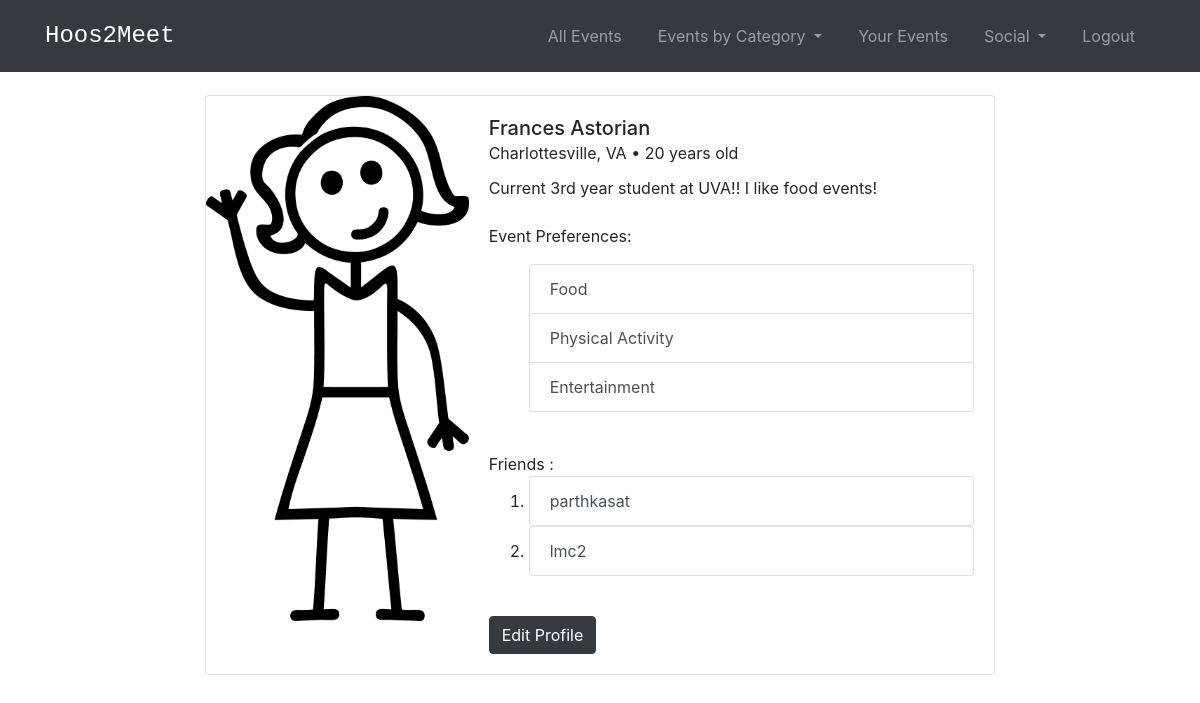
The page /social/1/profile/ (signed in) on the database its author committed.
### events/models.py (models this page shows, shortened)
class Profile(models.Model):
    user=models.OneToOneField(User, null=True, on_delete=models.CASCADE)
    bio = models.TextField()
    categories = models.ManyToManyField(Category, blank=True)
    friends = models.ManyToManyField(User, related_name='friends', blank = True)
    current_user = models.ForeignKey(User, related_name='owner', null=True, on_delete=models.CASCADE)
    location = models.CharField("Location", null=True,max_length=100)
    updated=models.DateTimeField(auto_now=True)
    created=models.DateTimeField(auto_now_add=True)
    age = models.IntegerField(null=True)
    def get_categories(self):
        return self.categories.all()
    def get_friends(self):
        return self.friends.all()
    def get_friends_no(self):
        return self.friends.all().count()
    def __str__(self):
        return str(self.user)

class Category(models.Model):
    name = models.CharField(max_length=255)
    def __str__(self):
        return self.name

### social_app/views.py (the view)
# urls.py: path('<int:pk>/profile/', views.ProfileView.as_view(), name='profile_page'),
class ProfileView(generic.DetailView):
    model=Profile
    template_name='social_app/user_profile.html'
    def get_context_data(self, *args, **kwargs):
        cat_menu = Category.objects.all()
        users = Profile.objects.exclude(id=self.kwargs['pk'])
        context = super(ProfileView, self).get_context_data(*args, **kwargs)
        page_user = get_object_or_404(Profile, id=self.kwargs['pk'])
        context["page_user"]=page_user
        context['users']=users
        context['friends']=Profile.get_friends(page_user)
        context["cat_menu"]=cat_menu
        return context

### social_app/templates/social_app/user_profile.html (shortened to what this page needs)
<!DOCTYPE html>
<head>
  {% extends 'base.html' %}
  {% load static %}
  {% load socialaccount %}
{% block content %}
{% if user.is_authenticated %}
<div class="card mb-3" style="max-width: 900px;">
    <div class="row no-gutters">
      <div class="col-md-4">
        <img src="{% static 'events/images/default_pic.png'%}" class="card-img" alt="...">
      </div>
      <div class="col-md-8 justify-content-center">
        <div class="card-body">
          <h5 class="card-title">{{profile.user.first_name}} {{profile.user.last_name}}<br> <small> {{profile.user.profile.location}} • {{profile.user.profile.age}} years old</small></h5>
          <p class="card-text">{{profile.user.profile.bio}} <br> <br>
            Event Preferences:
            <ol>
              {%for category in profile.get_categories%}
                <a class = 'list-group-item list-group-item-action'href="{%url 'events:category' category %}"> {{category}}</a>
              {%endfor%}
            </ol>
            {% if user.id == profile.user.id %}
            {% if profile.get_friends_no != 0 %}
              <br>Friends :
              <ol>
              {%for friend in profile.get_friends %}
                <li>
                    <a class = 'list-group-item list-group-item-action' href="{%url 'social_app:profile_page' friend.profile.id%}"> {{friend}}</a>
                </li>
              {% endfor %}
            {% endif %}
              </ol>
            </p>
            {% endif %}
            {% if user.id == profile.user.id %}
                 <br> <a href="{%url 'social_app:edit_prefs' %}" class="btn btn-dark">Edit Profile</a>
            {% endif %}
        </div>
      </div>
    </div>
  </div>
{% endif %}
{% endblock %}

### templates/base.html (style rules this page uses)
body { padding-top: 70px; }

### rows shown on the page
Profile: user.first_name "Frances", user.last_name "Astorian", user.profile.location "Charlottesville, VA", user.profile.age "20", user.profile.bio "Current 3rd year student at UVA!! I like food events!"
Category: name "Food"
Category: name "Physical Activity"
Category: name "Entertainment"

### other values the page prints
{{ friend }} "parthkasat"
{{ friend }} "lmc2"
